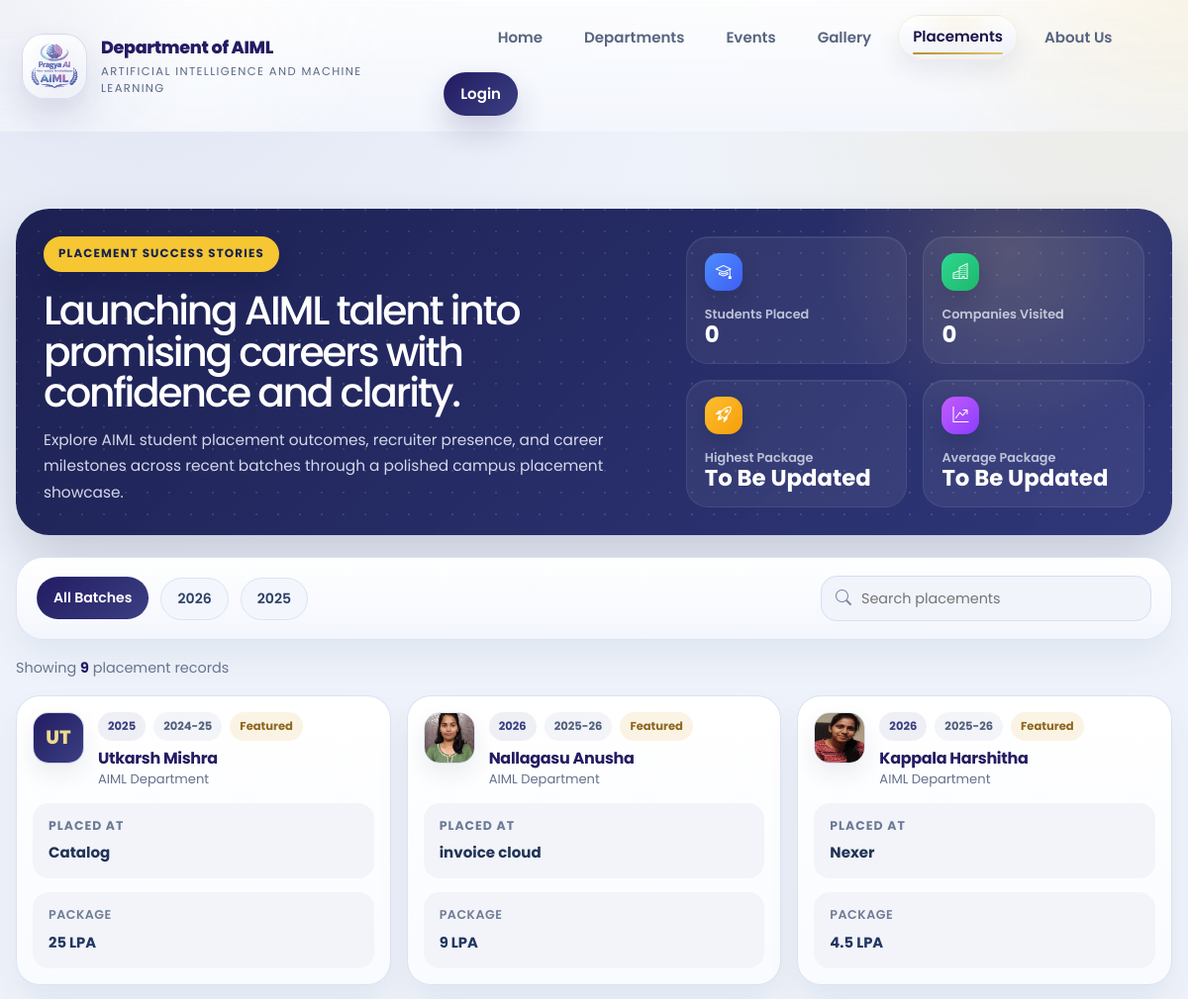
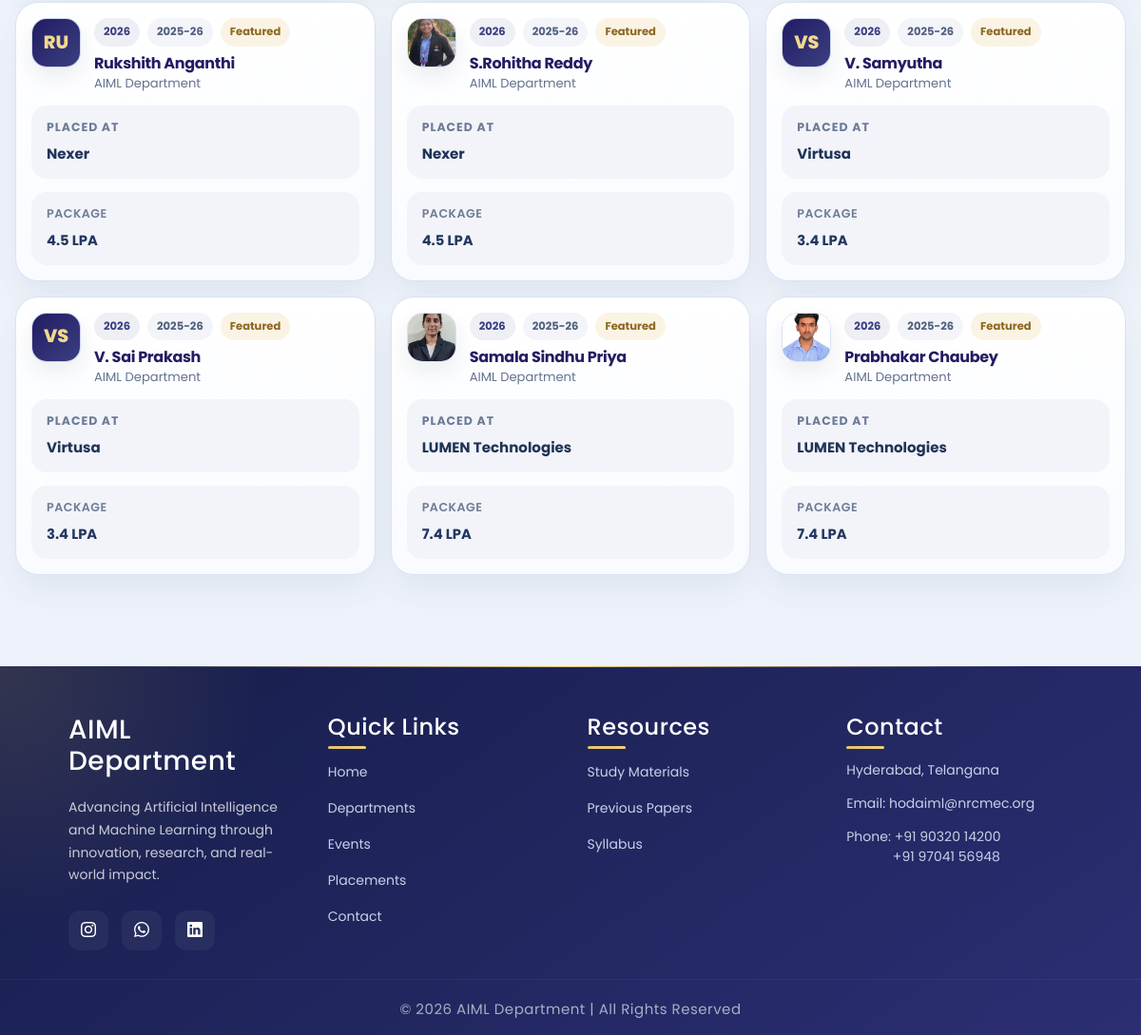
/public/pages/placements.php, run on the app's committed database (2 pictures, top to bottom).
### tables this page shows
CREATE TABLE `placement_stats` (
  `id` int(11) NOT NULL,
  `students_placed` varchar(50) NOT NULL DEFAULT '',
  `companies_visited` varchar(50) NOT NULL DEFAULT '',
  `highest_package` varchar(50) NOT NULL DEFAULT '',
  `average_package` varchar(50) NOT NULL DEFAULT '',
  `updated_at` timestamp NOT NULL DEFAULT current_timestamp() ON UPDATE current_timestamp()
);

CREATE TABLE `placements` (
  `id` int(11) NOT NULL,
  `category_id` tinyint(4) NOT NULL,
  `placement_desc` blob NOT NULL,
  `academic_year` varchar(100) NOT NULL DEFAULT '',
  `batch_label` varchar(60) NOT NULL DEFAULT '',
  `student_name` varchar(255) NOT NULL DEFAULT '',
  `course_branch` varchar(255) NOT NULL DEFAULT '',
  `company_name` varchar(255) NOT NULL DEFAULT '',
  `role_title` varchar(255) NOT NULL DEFAULT '',
  `package_label` varchar(100) NOT NULL DEFAULT '',
  `package_sort` decimal(10,2) DEFAULT NULL,
  `profile_photo` varchar(255) NOT NULL DEFAULT '',
  `is_featured` tinyint(1) NOT NULL DEFAULT 0,
  `sort_order` int(11) NOT NULL DEFAULT 0,
  `is_active` tinyint(1) NOT NULL DEFAULT 1,
  `created_at` timestamp NOT NULL DEFAULT current_timestamp(),
  `updated_at` timestamp NULL DEFAULT current_timestamp() ON UPDATE current_timestamp()
);

### public/pages/placements.php (the view, shortened to what the rows shown need)
<?php
include_once(INCLUDES_PATH . '/header.php');
require_once(LIB_PATH . '/functions.class.php');
$fcObj = new DataFunctions();
$tbPlacements = TB_PLACEMENTS;
$tbPlacementStats = TB_PLACEMENT_STATS;
$placementStats = $fcObj->getPlacementOverviewStats($tbPlacementStats, $tbPlacements);
$batchRows = $fcObj->getPlacementBatches($tbPlacements);
$placements = $fcObj->getPlacementRecords($tbPlacements, array());
?>
<link rel="stylesheet" href="<?php echo BASE_URL; ?>/public/assets/css/placements.css">
<div class="placement-page-shell">
    <section class="placements-hero">
        <div class="placements-hero-copy">
            <h1 class="placements-hero-title">Launching AIML talent into promising careers with confidence and clarity.</h1>
        </div>
        <div class="placements-stats-grid">
            <article class="placements-stat-card">
                <div class="placements-stat-icon placements-stat-icon-blue">
                    <i class="bi bi-mortarboard" aria-hidden="true"></i>
                </div>
                <span class="placements-stat-label">Students Placed</span>
                <strong><?php echo htmlspecialchars((string)($placementStats['students_placed'] ?? '0'), ENT_QUOTES, 'UTF-8'); ?></strong>
            </article>
            <article class="placements-stat-card">
                <div class="placements-stat-icon placements-stat-icon-green">
                    <i class="bi bi-buildings" aria-hidden="true"></i>
                </div>
                <span class="placements-stat-label">Companies Visited</span>
                <strong><?php echo htmlspecialchars((string)($placementStats['companies_visited'] ?? '0'), ENT_QUOTES, 'UTF-8'); ?></strong>
            </article>
            <article class="placements-stat-card">
                <div class="placements-stat-icon placements-stat-icon-gold">
                    <i class="bi bi-rocket-takeoff" aria-hidden="true"></i>
                </div>
                <span class="placements-stat-label">Highest Package</span>
                <strong><?php echo htmlspecialchars((string)($placementStats['highest_package'] !== '' ? $placementStats['highest_package'] : 'To Be Updated'), ENT_QUOTES, 'UTF-8'); ?></strong>
            </article>
            <article class="placements-stat-card">
                <div class="placements-stat-icon placements-stat-icon-purple">
                    <i class="bi bi-graph-up-arrow" aria-hidden="true"></i>
                </div>
                <span class="placements-stat-label">Average Package</span>
                <strong><?php echo htmlspecialchars((string)($placementStats['average_package'] !== '' ? $placementStats['average_package'] : 'To Be Updated'), ENT_QUOTES, 'UTF-8'); ?></strong>
            </article>
        </div>
    </section>
    <section class="placements-grid" id="placementsGrid">
        <?php if (!empty($placements)) { ?>
            <?php foreach ($placements as $placement) { ?>
                <?php
                    $studentName = trim((string)($placement['student_name'] ?? ''));
                    $batchLabelValue = trim((string)($placement['batch_label'] ?? ''));
                    $academicYearValue = trim((string)($placement['academic_year'] ?? ''));
                    $companyNameValue = trim((string)($placement['company_name'] ?? ''));
                    $nameInitials = strtoupper(substr(preg_replace('/[^A-Za-z]/', '', $studentName), 0, 2));
                    $photoFile = trim((string)($placement['profile_photo'] ?? ''));
                    $photoUrl = $photoFile !== '' ? BASE_URL . '/public/uploads/placements/photos/' . rawurlencode($photoFile) : '';
                    $searchBlob = strtolower(trim($studentName . ' ' . $companyNameValue . ' ' . $batchLabelValue . ' ' . $academicYearValue . ' aiml department ' . (string)($placement['package_label'] ?? '')));
                ?>
                <article
                    class="placement-student-card"
                    data-placement-batch="<?php echo htmlspecialchars($batchLabelValue, ENT_QUOTES, 'UTF-8'); ?>"
                    data-placement-search="<?php echo htmlspecialchars($searchBlob, ENT_QUOTES, 'UTF-8'); ?>"
                >
                    <div class="placement-student-top">
                        <?php if ($photoUrl !== '') { ?>
                            <img
                                src="<?php echo htmlspecialchars($photoUrl, ENT_QUOTES, 'UTF-8'); ?>"
                                alt="<?php echo htmlspecialchars($studentName, ENT_QUOTES, 'UTF-8'); ?>"
                                class="placement-student-photo"
                            >
                        <?php } else { ?>
                            <div class="placement-student-photo placement-student-photo-fallback">
                                <?php echo htmlspecialchars($nameInitials, ENT_QUOTES, 'UTF-8'); ?>
                            </div>
                        <?php } ?>
                        <div class="placement-student-meta">
                            <div class="placement-badges">
                                <?php if (!empty($placement['batch_label'])) { ?>
                                    <span class="placement-badge"><?php echo htmlspecialchars((string)$placement['batch_label'], ENT_QUOTES, 'UTF-8'); ?></span>
                                <?php } ?>
                                <?php if (!empty($placement['academic_year'])) { ?>
                                    <span class="placement-badge placement-badge-soft"><?php echo htmlspecialchars((string)$placement['academic_year'], ENT_QUOTES, 'UTF-8'); ?></span>
                                <?php } ?>
                                <?php if ((int)($placement['is_featured'] ?? 0) === 1) { ?>
                                    <span class="placement-badge placement-badge-gold">Featured</span>
                                <?php } ?>
                            </div>
                            <h3><?php echo htmlspecialchars($studentName, ENT_QUOTES, 'UTF-8'); ?></h3>
                            <p>AIML Department</p>
                        </div>
                    </div>
                    <div class="placement-student-company">
                        <span class="placement-company-label">Placed At</span>
                        <strong><?php echo htmlspecialchars((string)($placement['company_name'] ?? ''), ENT_QUOTES, 'UTF-8'); ?></strong>
                    </div>
                    <div class="placement-student-details placement-student-details-single">
                        <div>
                            <span>Package</span>
                            <strong><?php echo htmlspecialchars((string)($placement['package_label'] ?? ''), ENT_QUOTES, 'UTF-8'); ?></strong>
                        </div>
                    </div>
                </article>
            <?php } ?>
        <?php } else { ?>
            <div class="placements-empty-state">
                Placement records will appear here once the selected batch and search filters return results.
            </div>
        <?php } ?>
    </section>
</div>
<?php include_once(INCLUDES_PATH . '/footer.php'); ?>

### data on the page
placement_stats: students_placed "0", companies_visited "0", highest_package "To Be Updated", average_package "To Be Updated"
placements: student_name "UT", batch_label "2025", academic_year "2024-25", is_featured "Featured", student_name "Utkarsh Mishra", company_name "Catalog", package_label "25 LPA"
placements: profile_photo (picture), batch_label "2026", academic_year "2025-26", is_featured "Featured", student_name "Nallagasu Anusha", company_name "invoice cloud", package_label "9 LPA"
placements: profile_photo (picture), batch_label "2026", academic_year "2025-26", is_featured "Featured", student_name "Kappala Harshitha", company_name "Nexer", package_label "4.5 LPA"
placements: student_name "RU", batch_label "2026", academic_year "2025-26", is_featured "Featured", student_name "Rukshith Anganthi", company_name "Nexer", package_label "4.5 LPA"
placements: profile_photo (picture), batch_label "2026", academic_year "2025-26", is_featured "Featured", student_name "S.Rohitha Reddy", company_name "Nexer", package_label "4.5 LPA"
placements: student_name "VS", batch_label "2026", academic_year "2025-26", is_featured "Featured", student_name "V. Samyutha", company_name "Virtusa", package_label "3.4 LPA"
placements: student_name "VS", batch_label "2026", academic_year "2025-26", is_featured "Featured", student_name "V. Sai Prakash", company_name "Virtusa", package_label "3.4 LPA"
placements: profile_photo (picture), batch_label "2026", academic_year "2025-26", is_featured "Featured", student_name "Samala Sindhu Priya", company_name "LUMEN Technologies", package_label "7.4 LPA"
placements: profile_photo (picture), batch_label "2026", academic_year "2025-26", is_featured "Featured", student_name "Prabhakar Chaubey", company_name "LUMEN Technologies", package_label "7.4 LPA"

### other printed values
$batchLabel "2026"
$batchLabel "2025"
count($placements) "9"
